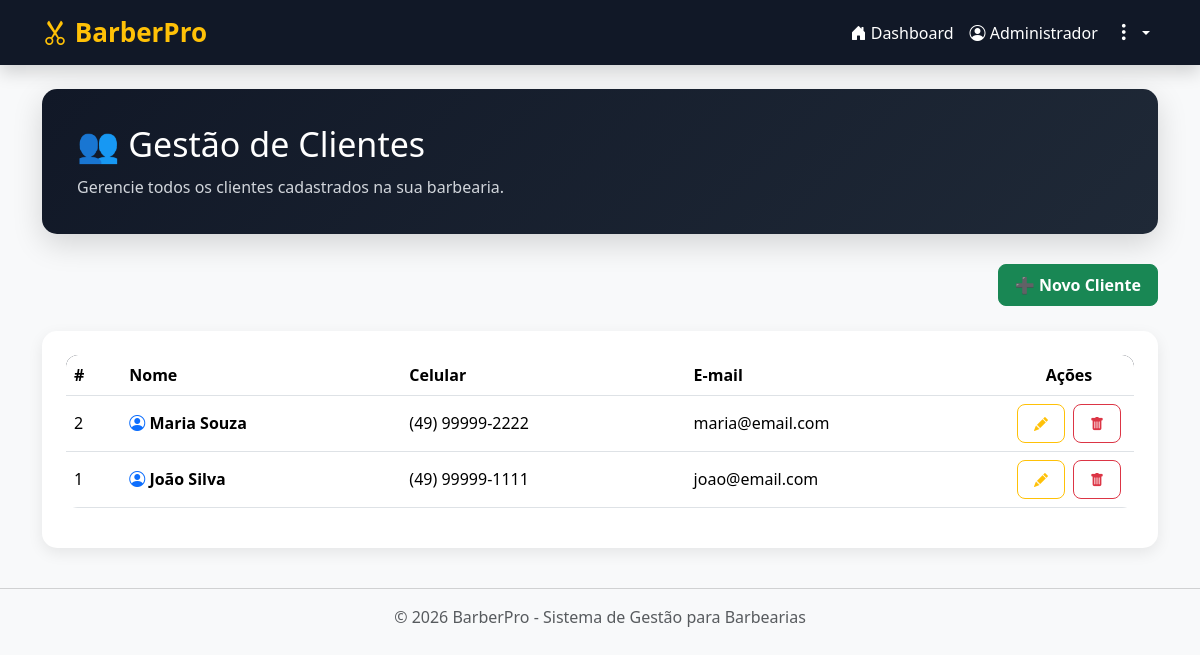
/index.php?controller=clients (signed in), run on the app's committed database.
### tables this page shows
CREATE TABLE IF NOT EXISTS clients (
    id INT AUTO_INCREMENT PRIMARY KEY,
    name VARCHAR(100) NOT NULL,
    phone VARCHAR(20) NOT NULL,
    email VARCHAR(100) NOT NULL
);

### app/controllers/ClientController.php (called while the page is built, shortened)
<?php
require_once 'app/models/Client.php';
class ClientController
{
    private Client $clientModel;
    public function __construct()
    {
        $this->clientModel = new Client();
    }
    public function index(): void
    {
        $clients = $this->clientModel->getAll();
        require 'app/views/clients/index.php';
    }
}

### config/database.php (called while the page is built)
<?php
class Database
{
    private string $host = "localhost";
    private string $dbname = "appointment_system";
    private string $user = "root";
    private string $password = "";
    public function connect(): PDO
    {
        try {
            $connection = new PDO(
                "mysql:host={$this->host};dbname={$this->dbname};charset=utf8",
                $this->user,
                $this->password
            );
            $connection->setAttribute(PDO::ATTR_ERRMODE, PDO::ERRMODE_EXCEPTION);
            $connection->setAttribute(PDO::ATTR_DEFAULT_FETCH_MODE, PDO::FETCH_ASSOC);
            return $connection;
        } catch (PDOException $error) {
            die("Database connection error: " . $error->getMessage());
        }
    }
}

### app/models/Client.php (called while the page is built, shortened)
<?php
require_once 'config/database.php';
class Client
{
    private PDO $connection;
    public function __construct()
    {
        $database = new Database();
        $this->connection = $database->connect();
    }
    public function getAll(): array
    {
        $sql = "SELECT * FROM clients ORDER BY id DESC";
        return $this->connection->query($sql)->fetchAll();
    }
}

### app/views/clients/index.php (the view)
<?php require 'app/views/layout/header.php'; ?>
<div class="hero">
    <h2>👥 Gestão de Clientes</h2>
    <p>Gerencie todos os clientes cadastrados na sua barbearia.</p>
</div>
<div class="page-header justify-content-end">
    <a href="index.php?controller=clients&action=create"
       class="btn btn-success">
        ➕ Novo Cliente
    </a>
</div>
<div class="card p-4">
<table class="table table-hover align-middle">
    <thead>
        <tr>
            <th>#</th>
            <th>Nome</th>
            <th>Celular</th>
            <th>E-mail</th>
            <th width="130" class="text-center">Ações</th>
        </tr>
    </thead>
    <tbody>
    <?php foreach($clients as $client): ?>
        <tr>
            <td><?= htmlspecialchars($client['id']); ?></td>
            <td>
                <i class="bi bi-person-circle text-primary"></i>
                <strong><?= htmlspecialchars($client['name']); ?></strong>
            </td>
            <td>
                <?= htmlspecialchars($client['phone']); ?>
            </td>
            <td>
                <?= htmlspecialchars($client['email']); ?>
            </td>
            <td class="text-center">
                <div class="d-flex justify-content-center gap-2">
                    <a
                        href="index.php?controller=clients&action=edit&id=<?= $client['id']; ?>"
                        class="btn btn-outline-warning btn-sm"
                        title="Editar">
                        <i class="bi bi-pencil-fill"></i>
                    </a>
                    <a
                        href="index.php?controller=clients&action=delete&id=<?= $client['id']; ?>"
                        class="btn btn-outline-danger btn-sm"
                        title="Excluir"
                        onclick="return confirm('Deseja realmente excluir este cliente?')">
                        <i class="bi bi-trash-fill"></i>
                    </a>
                </div>
            </td>
        </tr>
    <?php endforeach; ?>
    </tbody>
</table>
</div>
<?php require 'app/views/layout/footer.php'; ?>

### public/css/style.css (style rules this page uses)
* { margin:0; padding:0; box-sizing:border-box; font-family:'Segoe UI',Tahoma,Geneva,Verdana,sans-serif; }
body { background:#f4f6f9; color:#333; }
.hero { background:linear-gradient(135deg,#111827,#1f2937); color:white; border-radius:15px; padding:35px; margin-bottom:30px; box-shadow:0 10px 30px rgba(0,0,0,.15); }
.hero h2 { font-size:34px; margin-bottom:10px; }
.hero p { color:#d1d5db; margin:0; }
.page-header { display:flex; justify-content:space-between; align-items:center; margin-bottom:25px; }
.card { border:none; border-radius:15px; box-shadow:0 5px 15px rgba(0,0,0,.08); }
table { background:#fff; border-radius:12px; overflow:hidden; }
table thead { background:#111827; color:#fff; }
table th { padding:16px; }
table td { padding:15px; vertical-align:middle; }
.btn { border-radius:8px; padding:8px 16px; font-weight:600; }
.btn-success { background:#198754; }

### data on the page
clients: id "2", name "Maria Souza", phone "(49) 99999-2222", email "maria@email.com"
clients: id "1", name "João Silva", phone "(49) 99999-1111", email "joao@email.com"

### other printed values
$_SESSION['user']['name'] "Administrador"
